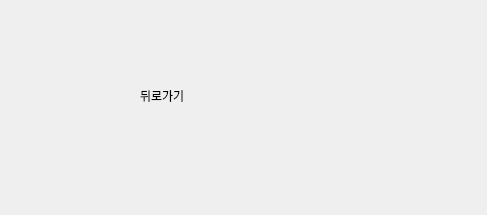
<?xml version="1.0" encoding="UTF-8"?>
<ui version="4.0">
 <class>Form</class>
 <widget class="QWidget" name="Form">
  <property name="geometry">
   <rect>
    <x>0</x>
    <y>0</y>
    <width>487</width>
    <height>215</height>
   </rect>
  </property>
  <property name="windowTitle">
   <string>Form</string>
  </property>
  <widget class="QLabel" name="label">
   <property name="geometry">
    <rect>
     <x>140</x>
     <y>60</y>
     <width>191</width>
     <height>71</height>
    </rect>
   </property>
   <property name="text">
    <string>뒤로가기</string>
   </property>
  </widget>
 </widget>
 <resources/>
 <connections/>
</ui>
